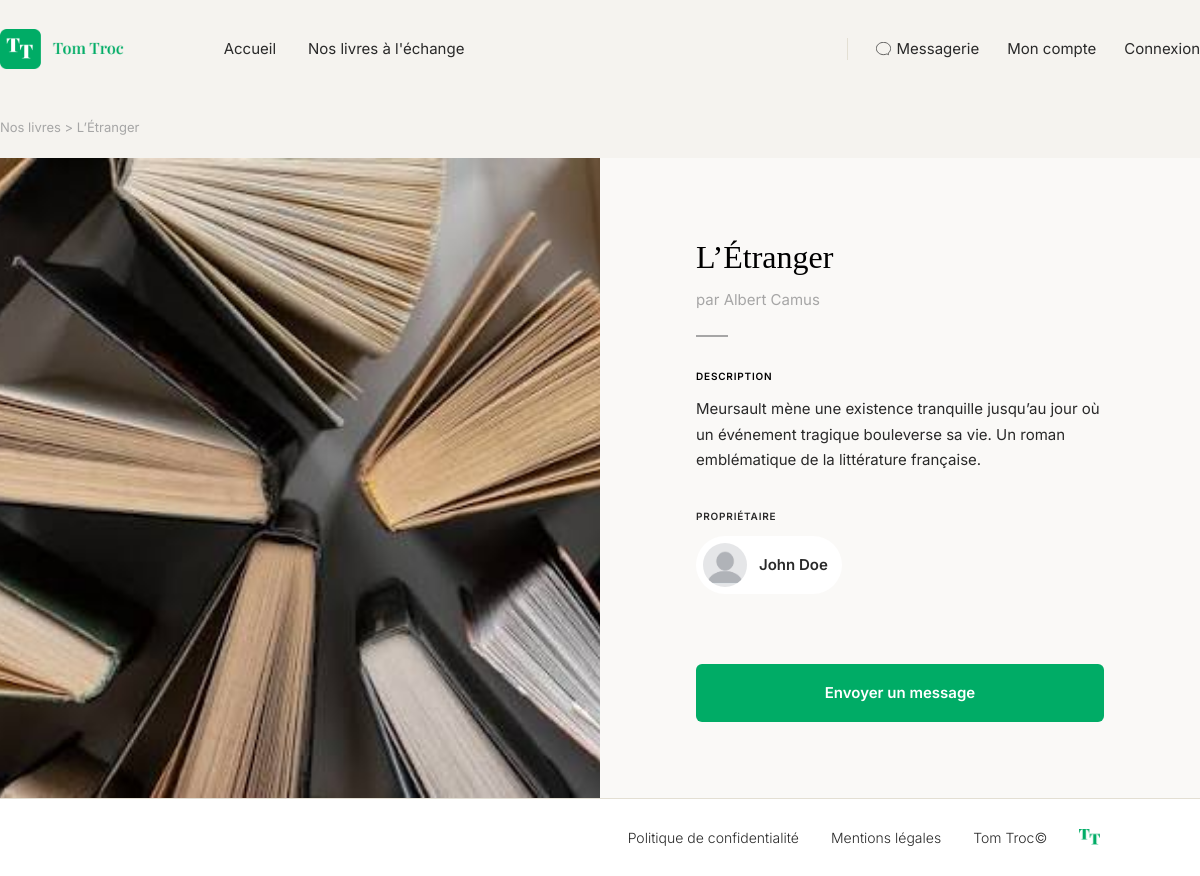
The app's page /livre/1 with its own data.
### tables this page shows
CREATE TABLE books (
    id INT AUTO_INCREMENT PRIMARY KEY,

    owner_id INT NOT NULL,

    title VARCHAR(255) NOT NULL,
    author VARCHAR(255) NOT NULL,
    image VARCHAR(255) NULL,
    description TEXT NULL,
    available BOOLEAN NOT NULL DEFAULT FALSE,

    FOREIGN KEY (owner_id) REFERENCES users(id)
);

CREATE TABLE users (
    id INT AUTO_INCREMENT PRIMARY KEY,
    username VARCHAR(50) NOT NULL UNIQUE,
    email VARCHAR(255) NOT NULL UNIQUE,
    password VARCHAR(255) NOT NULL,
    avatar VARCHAR(255) NULL,
    created_at TIMESTAMP DEFAULT CURRENT_TIMESTAMP
);

### services/AbstractController.php (called while the page is built, shortened)
<?php
abstract class AbstractController
{
    protected function render(string $view, array $data = []): void
    {
        extract($data);
        $viewFile = dirname(__DIR__) . '/views/' . $view . '.php';
        require $viewFile;
        $content = ob_get_clean();
        require dirname(__DIR__) . '/views/main.php';
    }
}

### controllers/LivreController.php (called while the page is built, shortened)
<?php
class LivreController extends AbstractController
{
    public function livre(string $id): void
    {
        $bookManager = new BookManager();
        $bookWithUser = $bookManager->getBook($id);
        $this->render('livre/livre', [
            'title' => $bookWithUser['book']->getTitle(),
            'bookWithUser' => $bookWithUser
        ]);
    }
}

### index.php (called while the page is built, shortened)
<?php
$router = new Router();
$router->add('', 'AccueilController', 'accueil');
$router->add('accueil', 'AccueilController', 'accueil');
$router->add('nos-livres', 'LivreController', 'livres');
$router->add('livre/add', 'LivreController', 'ajouter');
$router->add('livre/{id}', 'LivreController', 'livre');
$router->add('livre/{id}/update', 'LivreController', 'modification');
$router->add('livre/{id}/delete', 'LivreController', 'suppression');
$router->add('inscription', 'AuthentificationController', 'inscription');
$router->add('connexion', 'AuthentificationController', 'connexion');
$router->add('deconnexion', 'AuthentificationController', 'logout');
$router->add('compte/{id}', 'CompteController', 'compte');
$router->add('mon-compte', 'CompteController', 'monCompte');
$router->add('messages', 'MessageController', 'message');
$router->add('message/{id}', 'MessageController', 'message');
$router->add('message/{id}/nouveau', 'MessageController', 'nouveau');
$router->add('message/{id}/envoyer', 'MessageController', 'envoyer');
$router->dispatch($_SERVER['REQUEST_URI']);

### services/DBManager.php (called while the page is built, shortened)
<?php
class DBManager
{
    private static $instance;
    private $db;
    private function __construct()
    {
        $this->db = new PDO('mysql:host=' . DB_HOST . ';dbname=' . DB_NAME . ';charset=utf8', DB_USER, DB_PASS);
        $this->db->setAttribute(PDO::ATTR_ERRMODE, PDO::ERRMODE_EXCEPTION);
        $this->db->setAttribute(PDO::ATTR_DEFAULT_FETCH_MODE, PDO::FETCH_ASSOC);
    }
    public static function getInstance() : DBManager
    {
        if (!self::$instance) {
            self::$instance = new DBManager();
        }
        return self::$instance;
    }
    public function getPDO() : PDO
    {
        return $this->db;
    }
}

### services/AbstractManager.php (called while the page is built, shortened)
<?php
abstract class AbstractManager {
    public function __construct()
    {
        $this->db = DBManager::getInstance();
    }
}

### managers/BookManager.php (called while the page is built, shortened)
<?php
class BookManager extends AbstractManager
{
    public function getBook(string $id): array
    {
        $sql = "SELECT
                    books.*,
                    users.id AS user_id,
                    users.username,
                    users.avatar
                FROM books
                JOIN users ON books.owner_id = users.id
                WHERE books.id = :id";
        $query = $this->db->getPDO()->prepare($sql);
        $query->execute(['id' => $id]);
        $data = $query->fetch();
        $book = new Book($data);
        $owner = new User();
        $owner->setId($data['user_id']);
        $owner->setUsername($data['username']);
        $owner->setAvatar($data['avatar']);
        return
        [
            'book' => $book,
            'owner' => $owner,
        ];
    }
}

### services/AbstractEntity.php (called while the page is built, shortened)
<?php
abstract class AbstractEntity
{
    protected int $id = -1;
    protected function hydrate(array $data) : void
    {
        foreach ($data as $key => $value) {
            $method = 'set' . str_replace('_', '', ucwords($key, '_'));
        }
    }
    public function setId(int $id) : void
    {
        $this->id = $id;
    }
    public function getId() : int
    {
        return $this->id;
    }
}

### models/Book.php (called while the page is built, shortened)
<?php
class Book extends AbstractEntity
{
    private string $title;
    private string $author;
    private ?string $image = null;
    private ?string $description = null;
    public function getTitle(): string
    {
        return $this->title;
    }
    public function setTitle(string $title): void
    {
        $this->title = $title;
    }
    public function getAuthor(): string
    {
        return $this->author;
    }
    public function setAuthor(string $author): void
    {
        $this->author = $author;
    }
    public function getImage(): ?string
    {
        return $this->image;
    }
    public function setImage(?string $image): void
    {
        $this->image = $image;
    }
    public function getDescription(): ?string
    {
        return $this->description;
    }
    public function setDescription(?string $description): void
    {
        $this->description = $description;
    }
}

### models/User.php (called while the page is built, shortened)
<?php
class User extends AbstractEntity
{
    private string $username;
    private ?string $avatar;
    public function getUsername(): string
    {
        return $this->username;
    }
    public function setUsername(string $username): void
    {
        $this->username = $username;
    }
    public function getAvatar(): ?string
    {
        return $this->avatar;
    }
    public function setAvatar(?string $avatar): void
    {
        $this->avatar = $avatar;
    }
}

### views/livre/livre.php (the view)
<?php
    $book = $bookWithUser['book'];
    $owner = $bookWithUser['owner'];
?>
<nav class="breadcrumb container">
    <a href="nos-livres">Nos livres</a> &gt; <?= htmlspecialchars($book->getTitle()) ?>
</nav>
<section class="split-screen">
    <div class="split-screen__image-col">
        <img src="assets/images/<?= htmlspecialchars($book->getImage() ?? 'livre.jpg') ?>" alt="Couverture du livre <?= htmlspecialchars($book->getTitle()) ?>" class="split-screen__image">
    </div>
    <div class="split-screen__content-col">
        <h1 class="book-detail__title"><?= htmlspecialchars($book->getTitle()) ?></h1>
        <p class="book-detail__author">par <?= htmlspecialchars($book->getAuthor()) ?></p>
        <hr class="book-detail__divider">
        <div class="book-detail__description">
            <p class="book-detail__label">Description</p>
            <?php foreach (explode("\n", $book->getDescription()) as $paragraph): ?>
                <p><?= htmlspecialchars($paragraph) ?></p>
            <?php endforeach; ?>
        </div>
        <div class="book-detail__owner">
            <p class="book-detail__label">Propriétaire</p>
            <a href="compte/<?= htmlspecialchars($owner->getId()) ?>" class="owner-card">
                <img src="assets/images/<?= htmlspecialchars($owner->getAvatar() ?? "profil.jpg") ?>" alt="Avatar de <?= htmlspecialchars($owner->getUsername()) ?>" class="owner-card__avatar">
                <span class="owner-card__name"><?= htmlspecialchars($owner->getUsername()) ?></span>
            </a>
        </div>
        <a href="message/<?= htmlspecialchars($owner->getId()) ?>/nouveau/" class="button button--primary button--block">
            Envoyer un message
        </a>
    </div>
</section>

### services/Router.php (shortened to what this page needs)
<?php
class Router
{
    private array $routes = [];
    public function add(string $uri, string $controller, string $method): void
    {
        $uri = trim($uri, '/');
        $pattern = preg_replace('#\{[a-zA-Z_]+\}#', '([^/]+)', $uri);
        $pattern = '#^' . $pattern . '$#';
        $this->routes[] = [
            'pattern' => $pattern,
            'controller' => $controller,
            'method' => $method,
        ];
    }
    public function dispatch(string $uri): void
    {
        $path = parse_url($uri, PHP_URL_PATH);
        $path = trim($path, '/');
        foreach ($this->routes as $route) {
            if (preg_match($route['pattern'], $path, $matches)) {
                array_shift($matches);
                $method = $route['method'];
                $controller = new $controllerClass();
                $controller->$method(...$matches);
                return;
            }
        }
    }
}

### views/main.php (shortened to what this page needs)
<!DOCTYPE html>
<html lang="fr">
<head>
    <?php $basePath = rtrim(dirname($_SERVER['SCRIPT_NAME']), '/\\') . '/'; ?>
    <link rel="stylesheet" href="assets/css/style.css">
</head>
<?php
    $currentPath = trim(parse_url($_SERVER['REQUEST_URI'], PHP_URL_PATH), '/');
    $currentPath = str_replace(trim($basePath, '/'), '', $currentPath);
    $currentPath = trim($currentPath, '/');
    function isCurrentPage(string $currentPath, string $route): string
    {
        $route = trim($route, '/');
        return $currentPath === $route || str_starts_with($currentPath, $route . '/')
            ? ' is-active'
            : '';
    }
?>
<body>
    <header class="header">
        <div class="container header__inner">
            <a href="accueil" class="logo">
                <img class="header__logo" src="assets/images/header-logo.png">
            </a>
            <nav class="nav">
                <nav class="nav-main">
                    <a href="accueil" class="nav-main__link<?= isCurrentPage($currentPath, '') || isCurrentPage($currentPath, 'accueil') ? ' is-active' : '' ?>">
                        Accueil
                    </a>
                    <a href="nos-livres" class="nav-main__link<?= isCurrentPage($currentPath, 'nos-livres') ?>">Nos livres à l'échange</a>
                </nav>
                <nav class="nav-secondary">
                    <a href="messages" class="nav-secondary__link<?= isCurrentPage($currentPath, 'messages') || isCurrentPage($currentPath, 'message') ? ' is-active' : '' ?>">
                        <img src="assets/images/icone-messagerie.svg">
                        Messagerie
                    </a>
                    <a href="mon-compte" class="nav-secondary__link<?= isCurrentPage($currentPath, 'mon-compte') ?>">Mon compte</a>
                    <?php if (isset($_SESSION['user'])): ?>
                        <a href="deconnexion" class="nav-secondary__link">Déconnexion</a>
                    <?php else: ?>
                        <a href="connexion" class="nav-secondary__link<?= isCurrentPage($currentPath, 'connexion') ?>">
                            <?= isset($_SESSION['user']) ? "Déconnexion" : "Connexion" ?>
                        </a>
                    <?php endif; ?>
                </nav>
            </nav>
        </div>
    </header>
    <main>
        <?= $content ?>
    </main>
    <footer class="footer">
        <div class="container footer__inner">
            <a href="/politique-confidentialite">Politique de confidentialité</a>
            <a href="/mentions-legales">Mentions légales</a>
            <span>Tom Troc©</span>
            <a href="accueil" class="logo">
                <img class="footer__logo" src="assets/images/footer-logo.png">
            </a>
        </div>
    </footer>
</body>
</html>

### assets/css/base.css (style rules this page uses)
* { box-sizing: border-box; margin: 0; padding: 0; }
img { max-width: 100%; display: block; }
a { color: inherit; text-decoration: none; }
:root { --color-bg: #F5F3EF; --color-bg-soft: #FAF9F7; --color-bg-muted: #EFEBE1; --color-surface: #FFFFFF; --color-primary: #00AC66; --color-primary-dark: #23875A; --color-text: black; --color-text-muted: #292929; --color-text-faint: #A6A6A6; --color-border: #E3DFD3; --color-danger-bg: #C56D6D; --color-danger-text: white; --color-form-field: #EDF2F6; --color-form-field-border: #F0F0F0; --color-disponible: #6DC5A1; --color-indisponible: #C56D6D; --color-supprimer: #CB2D2D; --font-display: 'Playfair Display', Georgia, 'Times New Roman', serif; --font-body: 'Inter', -apple-system, BlinkMacSystemFont, 'Segoe UI', Helvetica, Arial, sans-serif; --container-width: 1200px; --section-padding-y: 96px; --radius-sm: 6px; --radius-md: 10px; }
body { font-family: var(--font-body); color: var(--color-text); background-color: var(--color-bg); line-height: 1.5; }
.container { max-width: var(--container-width); margin: 0 auto; padding: 0px; }

### assets/css/components.css (style rules this page uses)
.button { display: inline-block; font-size: 15px; font-weight: 600; padding: 14px 28px; border-radius: var(--radius-sm); transition: background-color 0.2s ease, color 0.2s ease, border-color 0.2s ease; }
.button--primary { background-color: var(--color-primary); color: #FFFFFF; }
.button--block { display: block; width: 100%; text-align: center; padding: 18px 28px; }
.split-screen { display: flex; align-items: stretch; min-height: 640px; }
.split-screen__image-col { flex: 1 1 50%; }
.split-screen__image { width: 100%; height: 100%; object-fit: cover; display: block; }
.split-screen__content-col { flex: 1 1 50%; display: flex; flex-direction: column; justify-content: center; padding: 64px 96px; background-color: var(--color-bg-soft); }

### assets/css/layout.css (style rules this page uses)
.header { background-color: var(--color-bg); }
.header__inner { display: flex; align-items: center; padding: 24px 0; }
.logo { display: flex; align-items: center; gap: 10px; margin-right: 100px; }
.header__logo { height: 50px; width: auto; object-fit: contain; display: block; }
.nav { display: flex; flex-direction: row; justify-content: space-between; width: 100%; color: var(--color-text-muted); }
.nav-main { display: flex; align-items: center; gap: 32px; font-size: 15px; }
.nav-secondary { display: flex; align-items: center; gap: 28px; font-size: 15px; padding-left: 28px; border-left: 1px solid var(--color-border); }
.nav-secondary__link { display: inline-flex; align-items: center; gap: 6px; }
.footer { background-color: white; border-top: 1px solid var(--color-border); padding: 28px 0; }
.footer__inner { display: flex; align-items: center; justify-content: flex-end; gap: 32px; font-size: 14px; font-weight: 300; color: var(--color-text-muted); }
.footer__logo { height: 17px; width: auto; object-fit: contain; display: block; }

### assets/css/pages/livre.css (style rules this page uses)
.breadcrumb { padding-top: 20px; padding-bottom: 20px; font-size: 13px; color: var(--color-text-faint); }
.breadcrumb a { color: var(--color-text-faint); }
.book-detail__title { font-family: var(--font-display); font-weight: 400; font-size: 32px; color: var(--color-text); margin-bottom: 8px; }
.book-detail__author { font-size: 15px; color: var(--color-text-faint); margin-bottom: 24px; }
.book-detail__divider { width: 32px; height: 2px; background-color: var(--color-text-faint); border: none; margin-bottom: 32px; }
.book-detail__label { font-size: 10px; font-weight: 600; letter-spacing: 0.08em; text-transform: uppercase; margin-bottom: 12px; }
.book-detail__description p:not(.book-detail__label) { font-size: 15px; line-height: 1.7; color: var(--color-text-muted); margin-bottom: 16px; }
.book-detail__owner { margin-top: 20px; margin-bottom: 70px; color: var(--color-text-muted); }
.owner-card { display: flex; align-items: center; gap: 12px; background-color: white; padding: 7px 14px 7px 7px; border-radius: 83px; width: fit-content; }
.owner-card__avatar { width: 44px; height: 44px; border-radius: 50%; object-fit: cover; }
.owner-card__name { font-size: 15px; font-weight: 600; }

### records on screen
books: title "L’Étranger", author "Albert Camus", description "Meursault mène une existence tranquille jusqu’au jour où un événement tragique bouleverse sa vie. Un roman emblématique de la littérature française.", owner.username "John Doe"
